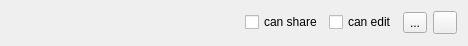
<?xml version="1.0" encoding="UTF-8"?>
<ui version="4.0">
 <class>CUR::ShareUserLine</class>
 <widget class="QWidget" name="CUR::ShareUserLine">
  <property name="enabled">
   <bool>true</bool>
  </property>
  <property name="geometry">
   <rect>
    <x>0</x>
    <y>0</y>
    <width>468</width>
    <height>46</height>
   </rect>
  </property>
  <property name="windowTitle">
   <string>Form</string>
  </property>
  <property name="autoFillBackground">
   <bool>true</bool>
  </property>
  <layout class="QVBoxLayout" name="verticalLayout">
   <item>
    <layout class="QHBoxLayout" name="horizontalLayout_2">
     <item>
      <widget class="QLabel" name="avatar">
      </widget>
     </item>
     <item>
      <widget class="QLabel" name="sharedWith">
       <property name="textFormat">
        <enum>Qt::PlainText</enum>
       </property>
      </widget>
     </item>
     <item>
      <spacer name="horizontalSpacer">
       <property name="orientation">
        <enum>Qt::Horizontal</enum>
       </property>
       <property name="sizeHint" stdset="0">
        <size>
         <width>40</width>
         <height>15</height>
        </size>
       </property>
      </spacer>
     </item>
     <item>
      <widget class="QCheckBox" name="permissionShare">
       <property name="text">
        <string>can share</string>
       </property>
      </widget>
     </item>
     <item>
      <widget class="QCheckBox" name="permissionsEdit">
       <property name="text">
        <string>can edit</string>
       </property>
      </widget>
     </item>
     <item>
      <widget class="QToolButton" name="permissionToolButton">
       <property name="text">
        <string>...</string>
       </property>
      </widget>
     </item>
     <item>
      <widget class="QToolButton" name="deleteShareButton">
       <property name="text">
        <string/>
       </property>
       <property name="icon">
        <iconset theme="user-trash">
         <normaloff>.</normaloff>.</iconset>
       </property>
      </widget>
     </item>
    </layout>
   </item>
  </layout>
 </widget>
 <resources/>
 <connections/>
</ui>
